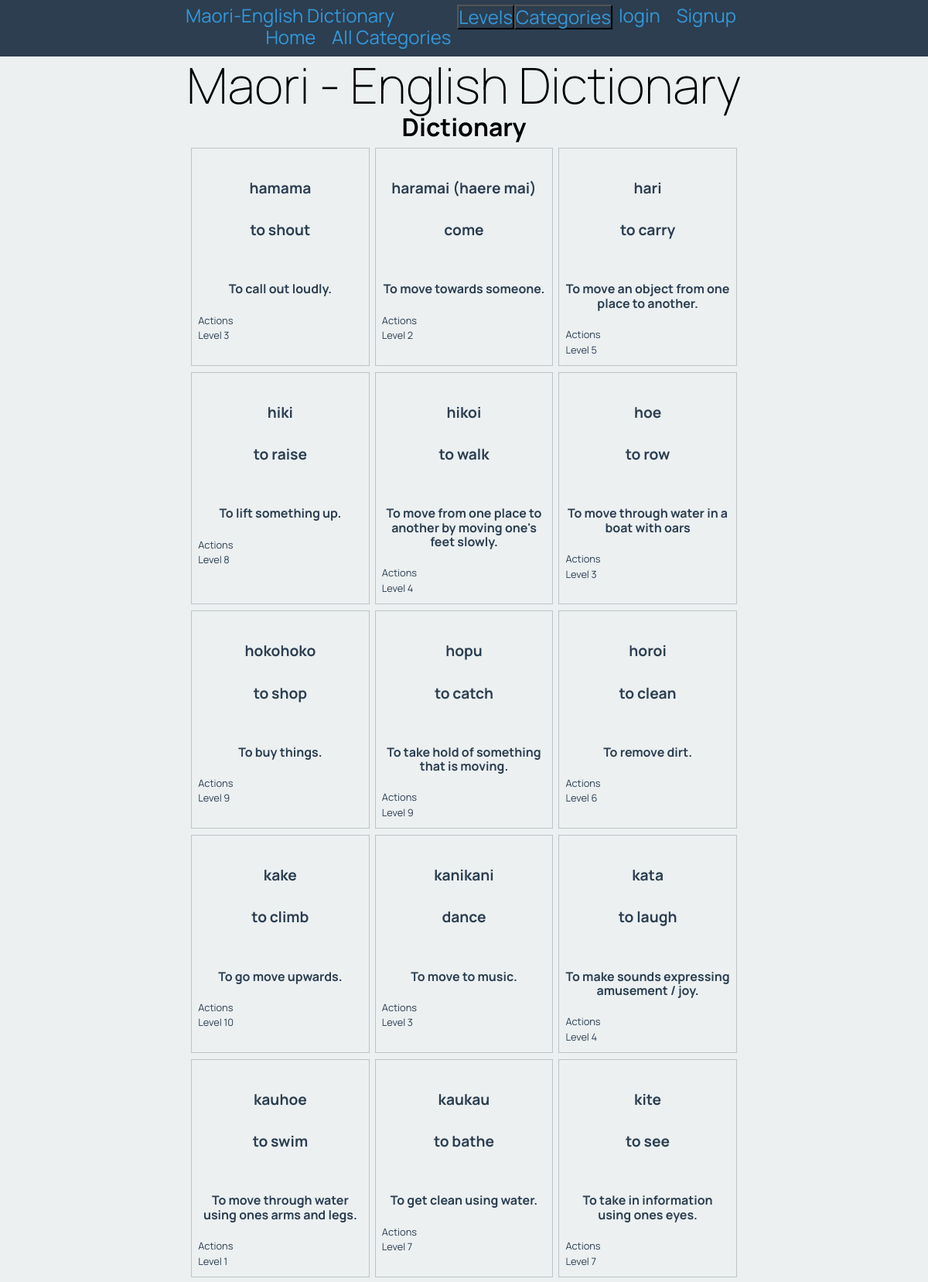
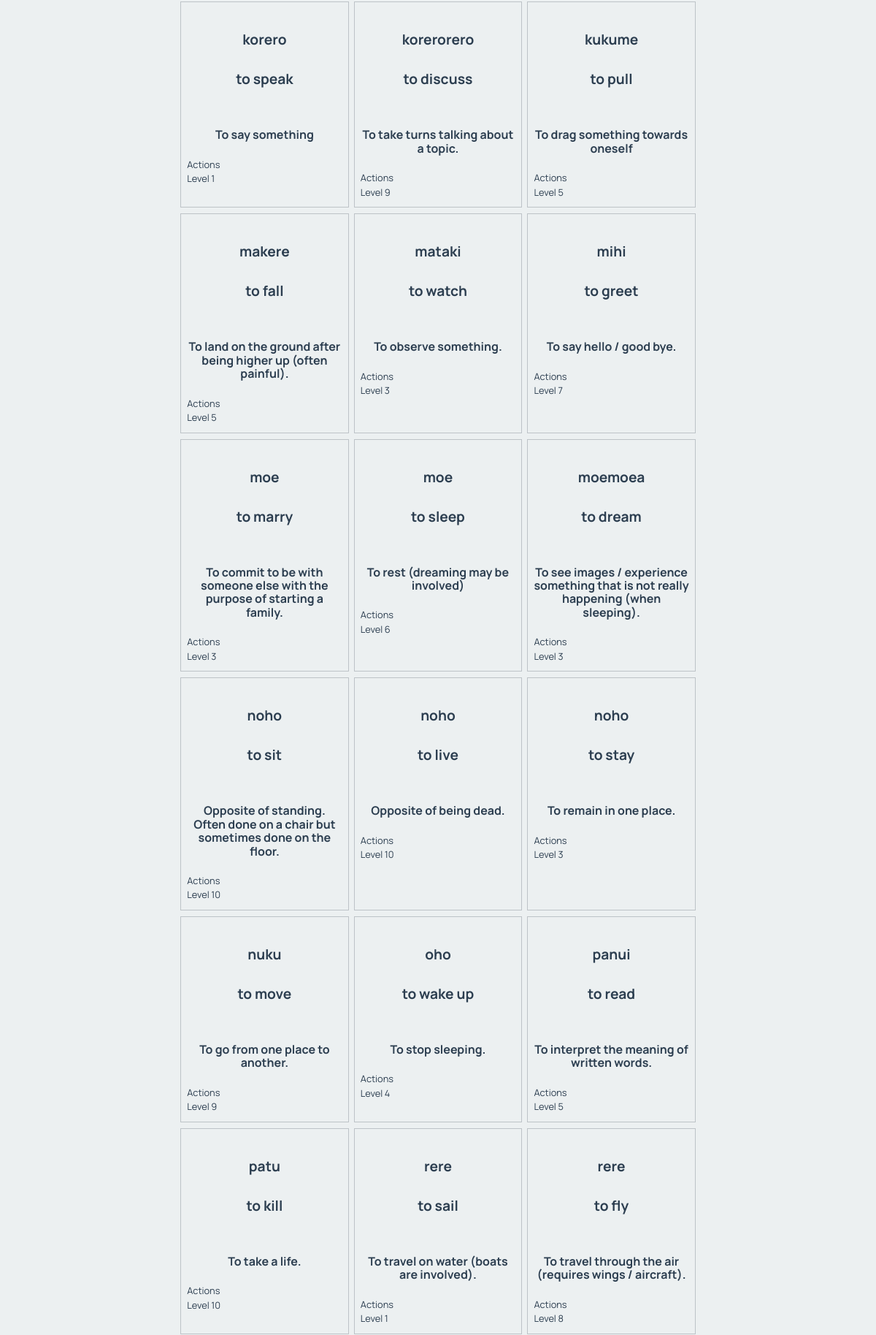
Page /dictionary/1 (upper part) on the committed database (2 pictures, top to bottom).
### tables this page shows
CREATE TABLE words
(
    id         integer
        constraint words_pk
            primary key autoincrement,
    eng_word   varchar(30),
    category   integer
        constraint words_categories_id_fk
            references categories,
    definition varchar(150),
    level      integer
        constraint english_words_categories_id_fk_2
            references categories,
    mri_word   varchar(30)
);

CREATE TABLE categories
(
    id          integer
        constraint categories_pk
            primary key autoincrement,
    title       varchar(30),
    description varchar(150)
, type char(10));

### app.py (the view)
@app.route('/dictionary/<cat_id>')
def render_dictionary_page(cat_id):
    cat_id = cat_id.strip("<")
    cat_id = cat_id.strip(">")
    con = create_connection(DATABASE)
    query = "SELECT mri_word, eng_word, definition, category, level FROM words WHERE category =? OR level = ?"
    cur = con.cursor()
    cur.execute(query, (cat_id, cat_id,))
    word_list = cur.fetchall()
    for i in range(len(word_list)):
        query = "SELECT title FROM categories WHERE id =? "
        cur.execute(query, (word_list[i][3], ))
        word_list[i] = word_list[i] + (cur.fetchall()[0])
        cur.execute(query, (word_list[i][4], ))
        word_list[i] = word_list[i] + (cur.fetchall()[0])
    con.close()
    print(cat_id)
    print(word_list)
    return render_template('dictionary.html', cat_list=render_cat_lev_menus('C'), lev_list=render_cat_lev_menus('L'), word_list=word_list, logged_in=is_logged_in())

### app.py (called while the page is built)
def create_connection(db_file: object) -> object:
    try:
        connection = sqlite3.connect(db_file)
        return connection
    except Error as e:
        print(e)
    return None

def is_logged_in():
    if session.get("email") is None:
       print("Not logged in")
       return False
    else:
       print("Logged in")
       return True

def render_cat_lev_menus(catlev):
    con = create_connection(DATABASE)
    query = "SELECT id, title FROM categories WHERE type=?"
    cur = con.cursor()
    cur.execute(query, (catlev))
    cat_list = cur.fetchall()
    con.close()
    return cat_list

### Templates/dictionary.html
{% extends 'base.html' %}
{% block pageheading %}
Dictionary
{% endblock %}
{% block main %}
    <div class ="words">
        {% for word in word_list %}
        <div class="word-box">
            <div class = "word-box-heading">
                <h3>{{ word[0] }}</h3>
                <h3>{{ word[1] }}</h3>
            </div>
            <div class= 'word-box-subheading'>
                <h4>{{ word[2] }}</h4>
            </div>
            <div class="word-box-info">
                <p> {{ word[5] }} </p>
                <p> {{ word[6] }} </p>
            </div>
        </div>
        {% endfor %}
    </div>
{% endblock %}

### Templates/base.html (shortened to what this page needs)
<!DOCTYPE html>
<html>
<head>
    <link rel="stylesheet" href="https://cdnjs.cloudflare.com/ajax/libs/normalize/8.0.1/normalize.css"/>
    <link href="{{ url_for('static', filename='maori_dictionary.css') }}" rel="stylesheet">
</head>
<body>
<nav>
    <div class="container">
        <div class="navbar-brand">Maori-English Dictionary</div>
        <div class="navbar-links">
            {% if logged_in %}
            <a href="/logout">logout</a>
            <a href="/admin">admin</a>
            {% else %}
            <a href="/login">login </a>
            <a href="/signup">Signup</a>
            {% endif %}
        </div>
        <div class="dropdown-cat">
            <button class="dropbtn-cat">Categories</button>
        </div>
        <div class="dropdown-lev">
            <button class="dropbtn-lev">Levels</button>
        </div>
        <div class="navbar-links">
            <a href="/">Home</a>
            <a href="/dictionary/<>">All Categories</a>
        </div>
    </div>
</nav>
<div class="container">
    <header>
        <h1>Maori - English Dictionary</h1>
        <h2>{% block pageheading %}{% endblock %}</h2>
    </header>
    <main>
        {% block main %}
        {% endblock %}
    </main>
</div>
</body>
</html>

### Static/maori_dictionary.css (style rules this page uses)
* { font-family: 'Manrope', sans-serif; padding: 0; margin: 0; box-sizing: border-box; }
body { background-color: rgba(236, 240, 241, 1.0); }
.container { width: 60vw; margin: auto; }
.container::after { content: ""; clear: both; display: table; }
h1 { text-align: center; font-weight: 200; font-size: 4rem; margin: 0; }
h2 { font-size: 2rem; text-align: center; margin: 0 0 0.5rem 0; }
nav { background-color: rgba(44, 62, 80, 1.0); text-align: center; font-size: 1.5rem; padding-top: 0.4rem; padding-bottom: 0.7rem; color: rgba(52, 152, 219, 1.0); }
.navbar-brand { display: inline; float: left; }
.navbar-links { display: inline; float: right; }
nav a { padding: 0 0.5rem; font-size: 1.5rem; }
a, a:visited { color: rgba(52, 152, 219, 1.0); text-decoration: none; }
.words { display: flex; flex-wrap: wrap; justify-content: space-evenly; }
.word-box { width: 32%; border: 1px solid rgba(189, 195, 199, 1.0); color: rgba(44, 62, 80, 1.0); margin-bottom: 0.5rem; }
.word-box-heading { padding: 0.5rem; }
.word-box-subheading { padding: 0.5rem; }
.word-box-info { padding: 0.5rem; }
.word-box h3 { font-size: 1.2rem; text-align: center; }
.word-box p { font-size: 0.8rem; margin-bottom: 0.3rem; }
h3,h4 { text-align: center; margin: 2rem 0 0.5rem 0; }
.dropbtn-cat { background-color: rgba(44, 62, 80, 1.0); text-align: center; font-size: 1.5rem; color: rgba(52, 152, 219, 1.0); }
.dropbtn-lev { background-color: rgba(44, 62, 80, 1.0); text-align: center; font-size: 1.5rem; color: rgba(52, 152, 219, 1.0); }
.dropdown-cat { display: inline; float: right; }
.dropdown-lev { display: inline; float: right; }

### rows in the picture
words: mri_word "hamama", eng_word "to shout", definition "To call out loudly."
categories: title "Actions" "Actions" "Actions" "Actions" "Actions" "Actions" "Actions" "Actions" "Actions" "Actions" "Actions" "Actions" "Actions" "Actions" "Actions" "Actions" "Actions" "Actions" "Actions" "Actions" "Actions" "Actions" "Actions" "Actions" "Actions" "Actions" "Actions" "Actions" "Actions" "Actions" "Actions" "Actions" "Actions"
categories: title "Level 3" "Level 3" "Level 3" "Level 3" "Level 3" "Level 3" "Level 3"
words: mri_word "haramai (haere mai)", eng_word "come", definition "To move towards someone."
categories: title "Level 2"
words: mri_word "hari", eng_word "to carry", definition "To move an object from one place to another."
categories: title "Level 5" "Level 5" "Level 5" "Level 5"
words: mri_word "hiki", eng_word "to raise", definition "To lift something up."
categories: title "Level 8" "Level 8"
words: mri_word "hikoi", eng_word "to walk", definition "To move from one place to another by moving one's feet slowly."
categories: title "Level 4" "Level 4" "Level 4"
words: mri_word "hoe", eng_word "to row", definition "To move through water in a boat with oars"
words: mri_word "hokohoko", eng_word "to shop", definition "To buy things."
categories: title "Level 9" "Level 9" "Level 9" "Level 9"
words: mri_word "hopu", eng_word "to catch", definition "To take hold of something that is moving."
words: mri_word "horoi", eng_word "to clean", definition "To remove dirt."
categories: title "Level 6" "Level 6"
words: mri_word "kake", eng_word "to climb", definition "To go move upwards."
categories: title "Level 10" "Level 10" "Level 10" "Level 10"
words: mri_word "kanikani", eng_word "dance", definition "To move to music."
words: mri_word "kata", eng_word "to laugh", definition "To make sounds expressing amusement / joy."
words: mri_word "kauhoe", eng_word "to swim", definition "To move through water using ones arms and legs."
categories: title "Level 1" "Level 1" "Level 1"
words: mri_word "kaukau", eng_word "to bathe", definition "To get clean using water."
categories: title "Level 7" "Level 7" "Level 7"
words: mri_word "kite", eng_word "to see", definition "To take in information using ones eyes."
words: mri_word "korero", eng_word "to speak", definition "To say something"
words: mri_word "korerorero", eng_word "to discuss", definition "To take turns talking about a topic."
words: mri_word "kukume", eng_word "to pull", definition "To drag something towards oneself"
words: mri_word "makere", eng_word "to fall", definition "To land on the ground after being higher up (often painful)."
words: mri_word "mataki", eng_word "to watch", definition "To observe something."
words: mri_word "mihi", eng_word "to greet", definition "To say hello / good bye."
words: mri_word "moe", eng_word "to marry", definition "To commit to be with someone else with the purpose of starting a family."
words: mri_word "moe", eng_word "to sleep", definition "To rest (dreaming may be involved)"
words: mri_word "moemoea", eng_word "to dream", definition "To see images / experience something that is not really happening (when sleeping)."
words: mri_word "noho", eng_word "to sit", definition "Opposite of standing. Often done on a chair but sometimes done on the floor."
words: mri_word "noho", eng_word "to live", definition "Opposite of being dead."
words: mri_word "noho", eng_word "to stay", definition "To remain in one place."
words: mri_word "nuku", eng_word "to move", definition "To go from one place to another."
words: mri_word "oho", eng_word "to wake up", definition "To stop sleeping."
words: mri_word "panui", eng_word "to read", definition "To interpret the meaning of written words."
words: mri_word "patu", eng_word "to kill", definition "To take a life."
words: mri_word "rere", eng_word "to sail", definition "To travel on water (boats are involved)."
words: mri_word "rere", eng_word "to fly", definition "To travel through the air (requires wings / aircraft)."
